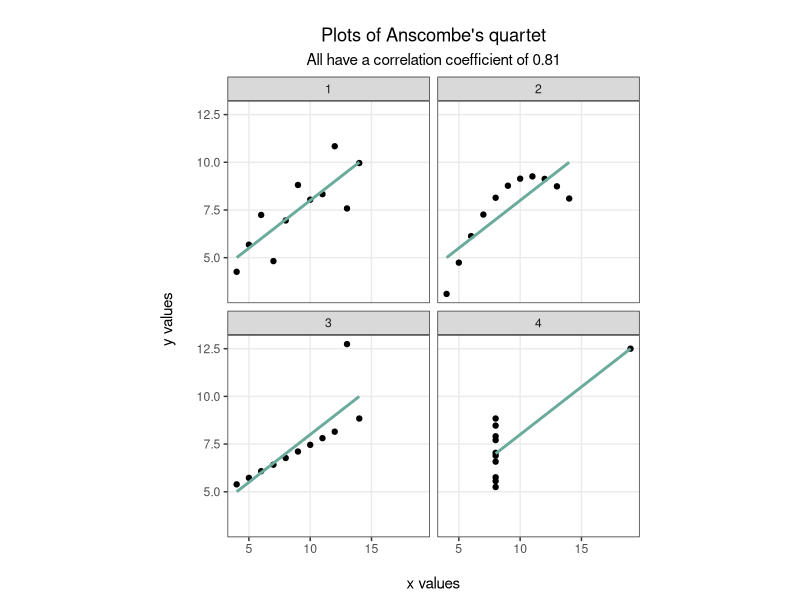

Source code (R):
## ---- chunk 1
knitr::opts_chunk$set(
	echo = TRUE,
	fig.align = "center",
	message = FALSE,
	warning = FALSE,
	comment = "",
	dpi = 300
)
## ---- chunk 2
# Packages
library(tidyverse) # Wrangle and visualise data
library(knitr)     # Tidy output

# Plot setup
theme_set(theme_bw())
theme_update(
  aspect.ratio = 1,
  panel.grid.minor = element_blank(),
  plot.title = element_text(hjust = 0.5),
  plot.subtitle = element_text(hjust = 0.5),
  legend.position = "none"
)
## ---- chunk 3
# Inspect the data
kable(anscombe)
## ---- chunk 4
# Wrangle data
anscombe_cleaned <- anscombe %>% 
  # Add unique identifier per observation
  mutate(id = rownames(anscombe)) %>% 
  
  # Wide to long format
  pivot_longer(cols = c(starts_with("x"), starts_with("y")),
               names_to = "variable",
               values_to = "value") %>% 
  
  # Text parsing
  transmute(
    id = id,
    plot = str_sub(string = variable, start = 2, end = 2),
    axis = str_sub(string = variable, start = 1, end = 1),
    value = value
  ) %>% 
  
  # Long to wide format
  pivot_wider(names_from = axis, values_from = value)

# Inspect the cleaned data
kable(anscombe_cleaned)
## ---- chunk 5
# Reproduce plots, with slight modification
anscombe_cleaned %>% 
  ggplot(aes(x = x, y = y)) +
    geom_point() +
    geom_smooth(formula = "y ~ x", method = "lm", se = FALSE, colour = "#6AAB9C") +
    facet_wrap(~plot) +
    labs(x = "\nx values",
         y = "y values\n",
         title = "\nPlots of Anscombe's quartet",
         subtitle = "All have a correlation coefficient of 0.81")
## ---- chunk 6
sessionInfo()
